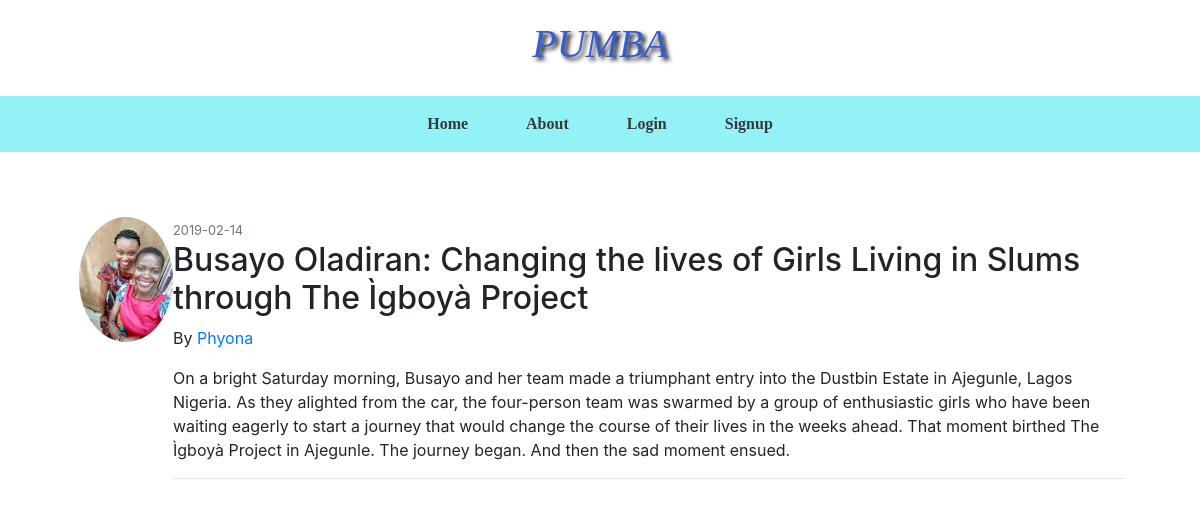
The app's page /posts/12 with its own data.
### flaskblog/models.py (models this page shows, shortened)
class User(db.Model, UserMixin):
    id = db.Column(db.Integer, primary_key=True)
    username = db.Column(db.String(25), unique=True, nullable=False)
    email = db.Column(db.String(25), unique=True, nullable=False)
    image_file = db.Column(db.String(20), nullable=False, default='default.jpg')
    password = db.Column(db.String(50), nullable=False)
    posts = db.relationship('Posts', backref='author', lazy=True)

class Posts(db.Model):
    id = db.Column(db.Integer, primary_key=True)
    title = db.Column(db.String(25), unique=True, nullable=False)
    date_posted= db.Column(db.DateTime(25), nullable=False, default=datetime.utcnow)
    content = db.Column(db.Text(50), nullable=False)
    user_id = db.Column(db.Integer, db.ForeignKey('user.id'), nullable=False)

### flaskblog/routes.py (the view)
@app.route("/posts/<int:post_id>")
def post(post_id):
    posts = Posts.query.get_or_404(post_id)
    return render_template('post.html', title='post.title', posts=posts)

### flaskblog/templates/post.html (shortened to what this page needs)
{% extends "layout.html" %}
{% block content %}
    <div class="media">
        <img class="rounded-circle"src="{{url_for('static', filename='profile_pic/' + posts.author.image_file)}}">
            <div class="media-body">
                <small class="text-muted">{{posts.date_posted.strftime('%Y-%m-%d')}}</small>
                <h2>{{posts.title}}</h2>
                <p>By <a href="">{{posts.author.username}}</a></p>
                <p>{{posts.content}}</p>
                <hr>
            </div>
    </div>
{% endblock content %}

### flaskblog/static/main.css (style rules this page uses)
* { text-decoration: none; list-style-type: none; box-sizing: border-box; }
body { padding: 0; }

### records on screen
User: image_file (picture), author.username "Phyona"
Posts: date_posted "2019-02-14", title "Busayo Oladiran: Changing the lives of Girls Living in Slums through The Ìgboyà Project", content "On a bright Saturday morning, Busayo and her team made a triumphant entry into the Dustbin Estate in Ajegunle, Lagos Nigeria. As they alighted from the car, the four-person team was swarmed by a group of enthusiastic girls who have been waiting eagerly to start a journey that would change the course of their lives in the weeks ahead. That moment birthed The Ìgboyà Project in Ajegunle. The journey began. And then the sad moment ensued."
